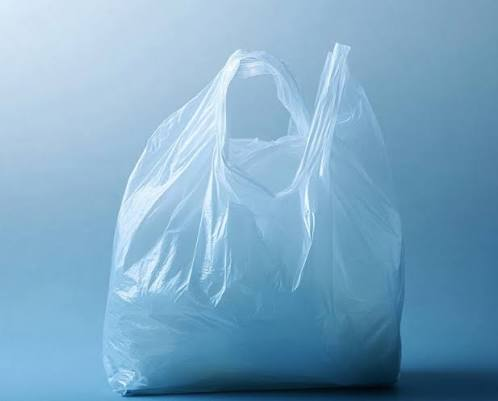
#> input picture images (2).jpg, 498 x 401 px
$ python -i passerelle_camera.py   (imports and definitions only)
#> lines starting #> are read from the running program, lines starting #| are printed output that depends on the picture
import sys
import time
import threading
from pathlib import Path

import cv2
import requests
import serial

ADRESSE = sys.argv[1] if len(sys.argv) > 1 else "http://192.168.1.25:8080/video"  # votre adresse + /video
API_URL = "http://127.0.0.1:8000/predict"
PORT = "rfc2217://localhost:4000"
BAUD = 115200

SEUIL_CHANGEMENT = 0.03   # 3 % de l'image modifiée = objet présent
DUREE_STABLE = 1.0        # secondes d'objet immobile avant capture
DUREE_RETRAIT = 2.0       # secondes sans objet avant de se réarmer


class Camera:
    """Lit le flux en continu pour toujours avoir l'image la plus récente."""
    def __init__(self, source):
        self.cap = cv2.VideoCapture(source)
        self.frame = None
        self.lock = threading.Lock()
        self.actif = True
        threading.Thread(target=self._boucle, daemon=True).start()

    def _boucle(self):
        while self.actif:
            ok, img = self.cap.read()
            if ok:
                with self.lock:
                    self.frame = img
            else:
                time.sleep(0.05)

    def get(self):
        with self.lock:
            return None if self.frame is None else self.frame.copy()

    def stop(self):
        self.actif = False
        self.cap.release()


def preparer(img):
    petit = cv2.resize(img, (320, 240))
    return cv2.GaussianBlur(cv2.cvtColor(petit, cv2.COLOR_BGR2GRAY), (7, 7), 0)


# [54 lines left out: functions fraction_changee, classifier, attendre, traiter, not called in this run]


def texte(img, msg, couleur):
    cv2.putText(img, msg, (10, 30), cv2.FONT_HERSHEY_SIMPLEX, 0.8, couleur, 2)


try:
    ser = serial.serial_for_url(PORT, baudrate=BAUD, timeout=0.1)
except Exception as e:
    sys.exit(f"Connexion Arduino impossible : {e!r}\nLa simulation VS Code est-elle lancee ?")

cam = Camera(ADRESSE)
# [6 lines not run here, left out]
fond = preparer(cam.get())
# [1 line not run here, left out]

etat = "ARMEE"
debut = None
sans_objet_depuis = None
dernier_msg = ("", (255, 255, 255))

# [51 lines not run here, left out]

>>> import cv2
>>> picture = cv2.imread('images (2).jpg')
#> picture is the input picture: shape (401, 498, 3); mean B, G, R 196.1, 167.6, 124.5
>>> result = preparer(picture)
#> in preparer (call 2), `petit = cv2.resize(img, (320, 240))`:
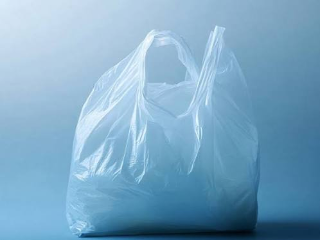
#> petit: shape (240, 320, 3); mean B, G, R 196, 167.5, 124.4
#> in preparer (call 2), `return cv2.GaussianBlur(cv2.cvtColor(petit, cv2.COLOR_BGR2GRAY), (7, 7..`:
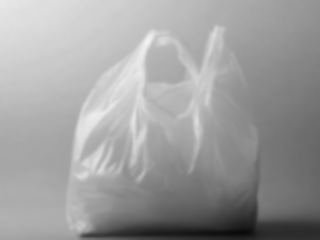
#> returned value: shape (240, 320); min 10, max 242, mean 157.8

$ run again, on capture1.jpg
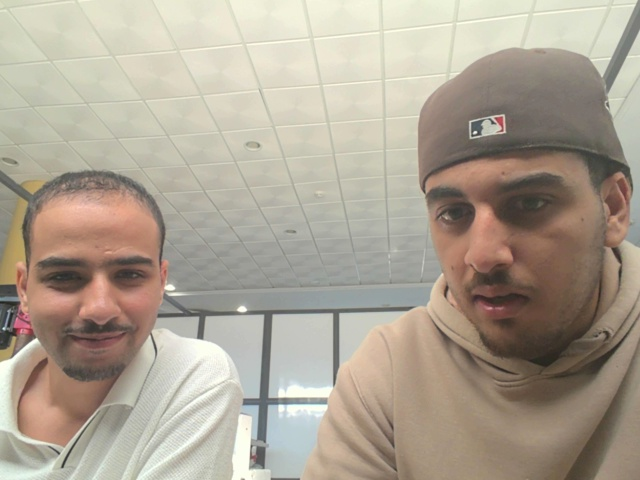
#> input picture capture1.jpg, 640 x 480 px
#> picture is the input picture: shape (480, 640, 3); mean B, G, R 148.2, 163.1, 173.2
#> in preparer (call 2), `return cv2.GaussianBlur(cv2.cvtColor(petit, cv2.COLOR_BGR2GRAY), (7, 7..`:
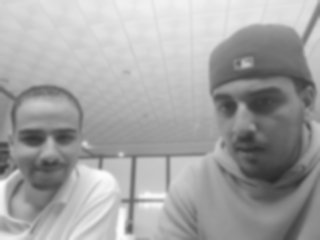
#> returned value: shape (240, 320); min 41, max 252, mean 164.6
